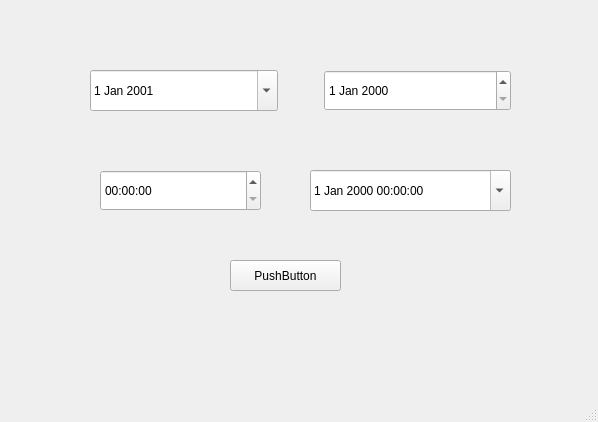
<?xml version="1.0" encoding="UTF-8"?>
<ui version="4.0">
 <class>MainWindow</class>
 <widget class="QMainWindow" name="MainWindow">
  <property name="geometry">
   <rect>
    <x>0</x>
    <y>0</y>
    <width>598</width>
    <height>422</height>
   </rect>
  </property>
  <property name="windowTitle">
   <string>MainWindow</string>
  </property>
  <widget class="QWidget" name="centralwidget">
   <widget class="QTimeEdit" name="timeEdit">
    <property name="geometry">
     <rect>
      <x>100</x>
      <y>170</y>
      <width>161</width>
      <height>41</height>
     </rect>
    </property>
    <property name="font">
     <font>
      <pointsize>9</pointsize>
     </font>
    </property>
   </widget>
   <widget class="QDateTimeEdit" name="dateTimeEdit">
    <property name="geometry">
     <rect>
      <x>310</x>
      <y>170</y>
      <width>201</width>
      <height>41</height>
     </rect>
    </property>
    <property name="font">
     <font>
      <pointsize>9</pointsize>
     </font>
    </property>
    <property name="calendarPopup">
     <bool>true</bool>
    </property>
   </widget>
   <widget class="QPushButton" name="btnCalculate">
    <property name="geometry">
     <rect>
      <x>230</x>
      <y>260</y>
      <width>111</width>
      <height>31</height>
     </rect>
    </property>
    <property name="font">
     <font>
      <pointsize>9</pointsize>
     </font>
    </property>
    <property name="text">
     <string>PushButton</string>
    </property>
   </widget>
   <widget class="QWidget" name="">
    <property name="geometry">
     <rect>
      <x>90</x>
      <y>70</y>
      <width>421</width>
      <height>41</height>
     </rect>
    </property>
    <layout class="QHBoxLayout" name="horizontalLayout">
     <item>
      <widget class="QDateEdit" name="dateStart">
       <property name="sizePolicy">
        <sizepolicy hsizetype="Minimum" vsizetype="Preferred">
         <horstretch>0</horstretch>
         <verstretch>0</verstretch>
        </sizepolicy>
       </property>
       <property name="font">
        <font>
         <pointsize>9</pointsize>
        </font>
       </property>
       <property name="calendarPopup">
        <bool>true</bool>
       </property>
       <property name="date">
        <date>
         <year>2001</year>
         <month>1</month>
         <day>1</day>
        </date>
       </property>
      </widget>
     </item>
     <item>
      <spacer name="horizontalSpacer">
       <property name="orientation">
        <enum>Qt::Horizontal</enum>
       </property>
       <property name="sizeType">
        <enum>QSizePolicy::Fixed</enum>
       </property>
       <property name="sizeHint" stdset="0">
        <size>
         <width>40</width>
         <height>20</height>
        </size>
       </property>
      </spacer>
     </item>
     <item>
      <widget class="QDateEdit" name="dateEnd">
       <property name="sizePolicy">
        <sizepolicy hsizetype="Minimum" vsizetype="Preferred">
         <horstretch>0</horstretch>
         <verstretch>0</verstretch>
        </sizepolicy>
       </property>
       <property name="font">
        <font>
         <pointsize>9</pointsize>
        </font>
       </property>
      </widget>
     </item>
    </layout>
   </widget>
  </widget>
  <widget class="QMenuBar" name="menubar">
   <property name="geometry">
    <rect>
     <x>0</x>
     <y>0</y>
     <width>598</width>
     <height>26</height>
    </rect>
   </property>
  </widget>
  <widget class="QStatusBar" name="statusbar"/>
 </widget>
 <resources/>
 <connections/>
</ui>
